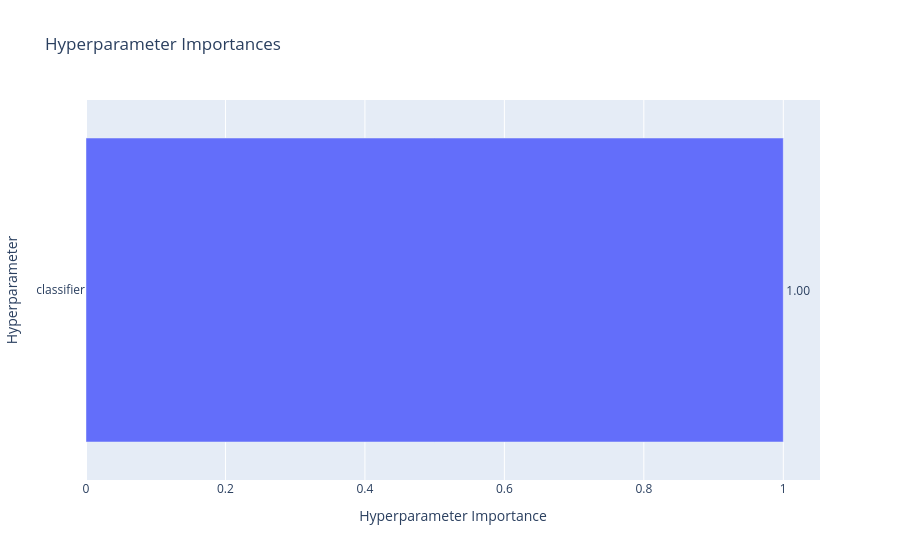

Notebook cell for this chart:
### Code cell
# 5. Hyperparameter Importance
plot_param_importances(study).show()

### Figure 1 — Plotly figure (JSON) as saved in the notebook; plotly's stock layout.template omitted (floating-point values rounded to 4 significant figures)
{"data": [{"cliponaxis": false, "hovertemplate": ["classifier (CategoricalDistribution): 1.0<extra></extra>"], "name": "Objective Value", "orientation": "h", "text": ["1.00"], "textposition": "outside", "x": [1.0], "y": ["classifier"], "type": "bar"}], "layout": {"title": {"text": "Hyperparameter Importances"}, "xaxis": {"title": {"text": "Hyperparameter Importance"}}, "yaxis": {"title": {"text": "Hyperparameter"}}}}
